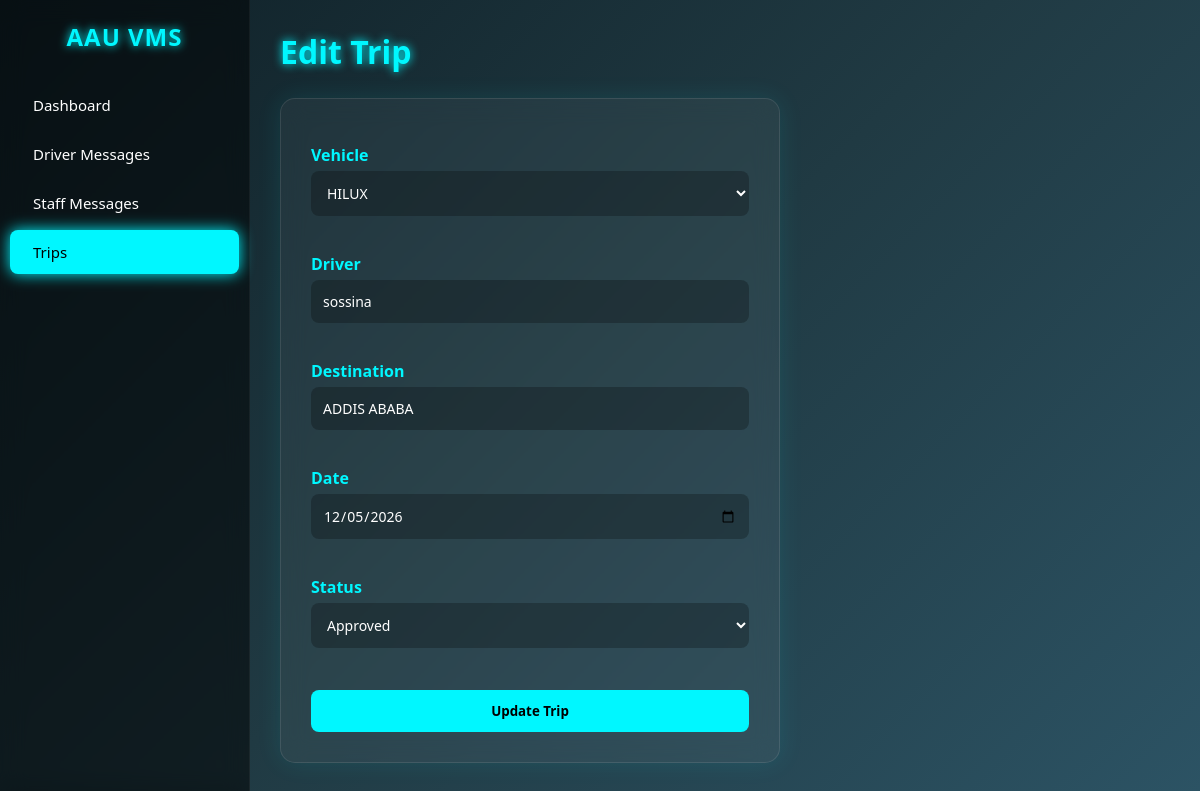
The page /dashboard/Manager/edit_trip.php?id=4 (signed in) on the database its author committed.
### tables this page shows
CREATE TABLE `trips` (
  `id` int(11) NOT NULL,
  `vehicle_id` int(11) DEFAULT NULL,
  `driver` varchar(100) DEFAULT NULL,
  `destination` varchar(200) DEFAULT NULL,
  `trip_date` date DEFAULT NULL,
  `status` varchar(50) DEFAULT NULL,
  `created_at` timestamp NOT NULL DEFAULT current_timestamp(),
  `staff` varchar(100) DEFAULT NULL
);

CREATE TABLE `vehicles` (
  `id` int(11) NOT NULL,
  `vehicle_name` varchar(100) DEFAULT NULL,
  `plate_number` varchar(50) DEFAULT NULL,
  `driver` varchar(100) DEFAULT NULL,
  `status` varchar(50) DEFAULT NULL,
  `service` text DEFAULT '',
  `service_date` date DEFAULT NULL,
  `location` varchar(255) DEFAULT '',
  `lat` double DEFAULT 9.03,
  `lng` double DEFAULT 38.74
);

### dashboard/Manager/edit_trip.php (the view, shortened to what this page needs)
<?php
require_once __DIR__ . '/../../config/db.php';
$id = (int) $_GET['id'];
$trip = mysqli_query($conn, "SELECT * FROM trips WHERE id=$id");
$data = mysqli_fetch_assoc($trip);
$vehicles = mysqli_query($conn, "SELECT * FROM vehicles");
?>
<!DOCTYPE html>
<html>
<head>
<link rel="stylesheet" href="../assets/css/dashboard.css">
</head>
<body>
<div class="sidebar">
<h2>AAU VMS</h2>
<a href="manager_dashboard.php">Dashboard</a>
<a href="manager_view_comments.php">Driver Messages</a>
<a href="manager_view_staff_comments.php">Staff Messages</a>
<a href="trips.php" class="active">Trips</a>
</div>
<div class="main" style="margin-left:250px;padding:30px;color:white;">
<h1>Edit Trip</h1>
<form method="POST" style="max-width:500px;">
<label>Vehicle</label>
<select name="vehicle_id">
<?php while($v=mysqli_fetch_assoc($vehicles)){ ?>
<option value="<?php echo $v['id']; ?>"
<?php if($data['vehicle_id']==$v['id']) echo "selected"; ?>>
<?php echo $v['vehicle_name']; ?>
</option>
<?php } ?>
</select>
<br><br>
<label>Driver</label>
<input type="text" name="driver" value="<?php echo $data['driver']; ?>">
<br><br>
<label>Destination</label>
<input type="text" name="destination" value="<?php echo $data['destination']; ?>">
<br><br>
<label>Date</label>
<input type="date" name="trip_date" value="<?php echo $data['trip_date']; ?>">
<br><br>
<label>Status</label>
<select name="status">
<option <?php if($data['status']=="Approved") echo "selected"; ?>>Approved</option>
</select>
<br><br>
<button name="update_trip">Update Trip</button>
</form>
</div>
</body>
</html>

### assets/css/dashboard.css (style rules this page uses)
* { margin:0; padding:0; box-sizing:border-box; font-family:'Segoe UI',sans-serif; }
body { background:#32065a; color:rgb(3, 1, 1); display:flex; }
.sidebar { width:240px; height:100vh; background:#020617; padding-top:30px; position:fixed; left:0; top:0; border-right:1px solid rgba(255,255,255,.05); }
.sidebar h2 { text-align:center; color:#38bdf8; margin-bottom:40px; letter-spacing:1px; }
.sidebar a { display:block; padding:15px 25px; color:white; text-decoration:none; transition:.3s; font-size:15px; border-left:3px solid transparent; }
.main { margin-left:240px; width:100%; padding:40px; }

### dashboard/Manager/edit_trip.php (style rules this page uses)
body { margin: 0; font-family: "Segoe UI", Arial, sans-serif; background: linear-gradient(135deg, #0f2027, #203a43, #2c5364); color: white; }
.sidebar { position: fixed; left: 0; top: 0; width: 250px; height: 100%; background: rgba(0, 0, 0, 0.5); backdrop-filter: blur(12px); padding-top: 20px; }
.sidebar h2 { color: #00f7ff; text-align: center; margin-bottom: 30px; text-shadow: 0 0 10px #00f7ff; }
.sidebar a { display: block; color: white; padding: 12px 20px; text-decoration: none; margin: 5px 10px; border-radius: 8px; transition: 0.3s; }
.sidebar a:hover, .sidebar a.active { background: #00f7ff; color: black; box-shadow: 0 0 15px #00f7ff; }
.main { margin-left: 260px; padding: 40px; }
h1 { color: #00f7ff; text-shadow: 0 0 10px #00f7ff; margin-bottom: 25px; }
form { background: rgba(255, 255, 255, 0.05); backdrop-filter: blur(12px); padding: 30px; border-radius: 15px; max-width: 500px; border: 1px solid rgba(255, 255, 255, 0.1); box-shadow: 0 0 25px rgba(0, 247, 255, 0.1); }
label { display: block; margin-top: 15px; margin-bottom: 5px; font-weight: bold; color: #00f7ff; }
input, select, textarea { width: 100%; padding: 12px; border: none; border-radius: 8px; outline: none; background: rgba(0, 0, 0, 0.25); color: #ffffff; font-size: 14px; }
input::placeholder, textarea::placeholder { color: rgba(255,255,255,0.6); }
button { margin-top: 20px; width: 100%; padding: 12px; border: none; border-radius: 8px; background: #00f7ff; color: black; font-weight: bold; cursor: pointer; transition: 0.3s; }
select { color: #ffffff; }
select option { background: #111827; color: #ffffff; }

### rows shown on the page
trips: vehicle_id "HILUX", driver "sossina", destination "ADDIS ABABA", trip_date "12/05/2026", status "Approved"
